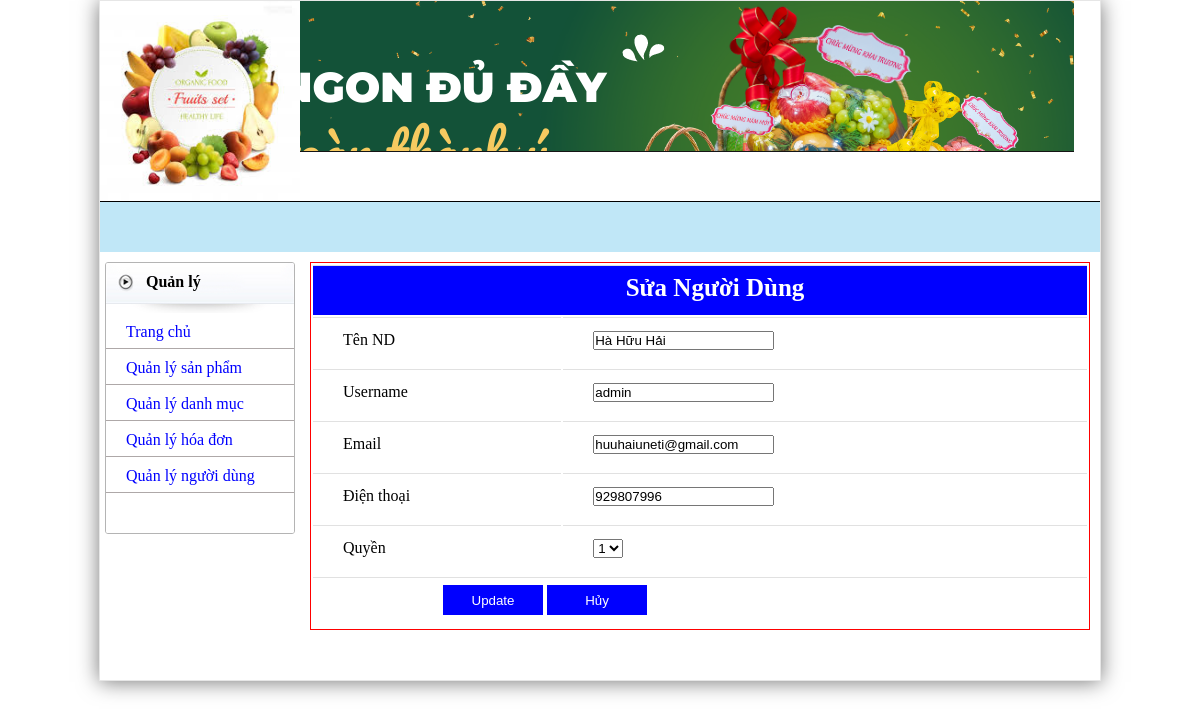
The app's page /admin/admin.php?admin=suand&idnd=5 with its own data.
### tables this page shows
CREATE TABLE `nguoidung` (
  `idnd` int(11) NOT NULL,
  `tennd` varchar(255) NOT NULL,
  `username` varchar(50) NOT NULL,
  `password` varchar(50) NOT NULL,
  `ngaysinh` date NOT NULL,
  `gioitinh` varchar(10) NOT NULL,
  `email` varchar(255) NOT NULL,
  `dienthoai` int(11) NOT NULL,
  `diachi` varchar(255) NOT NULL,
  `ngaydangky` date NOT NULL,
  `phanquyen` int(11) NOT NULL
);

### admin/sua_nguoidung.php (the view, shortened to what this page needs)
<link rel="stylesheet" href="css/them_sanpham.css">
<?php
		$idnd=$_GET['idnd'];
        $sql="select * from nguoidung where idnd='".$_GET['idnd']."'";
         $rows=mysqli_query($link,$sql);
         $row=mysqli_fetch_array($rows);
?>
<form action="update_nguoidung.php?idnd=<?php echo $idnd;?>" method="post" name="frm" onsubmit="return kiemtra()" enctype="multipart/form-data">
	<table>
			<tr class="tieude_themsp">
				<td colspan=2>Sửa Người Dùng </td>
			</tr>
    		<tr>
            	<td>Tên ND</td><td><input type="text" name="tennd" value="<?php echo $row['tennd'] ?>"/></td>
            </tr>
			<tr>
            	<td>Username</td><td><input type="text" name="user"  value="<?php echo $row['username'] ?>"/></td>
            </tr>
			<tr>
            	<td>Email</td><td><input type="text" name="email"  value="<?php echo $row['email'] ?>"/></td>
            </tr>
			<tr>
            	<td>Điện thoại</td><td><input type="text" name="dienthoai"  value="<?php echo $row['dienthoai'] ?>"/></td>
            </tr>
			<tr>
            	<td>Quyền</td><td>
					<select name="phanquyen">
								<option value="1" selected="selected"> 1 </option>
					</select>
				</td>
            </tr>
            <tr>
                <td colspan=2 class="input"> <input type="submit" name="update" value="Update" />
                <input type="reset" name="" value="Hủy" /></td>
            </tr>
        </table>
</form>

### admin/css/index.css (style rules this page uses)
* { margin:0; padding:0; }
table { margin: 0; padding: 0; text-indent:0; }
body { font-family:tahoma; }

### admin/css/them_sanpham.css (style rules this page uses)
tr td { border-top:1px solid #e1e1e1; width:30px; padding-bottom:5px; width:100px; text-indent:30px; height:50px; }
tr.tieude_themsp td { background:blue; color:white; text-align:center; font-size:25px; font-weight:bold;padding-top:none; }
tr td.input { padding-left:100px; }
tr td.input input { width:100px; height:30px; cursor:pointer; border:none; background:blue; color:white; }

### records on screen
nguoidung: tennd "Hà Hữu Hải", user "admin", email "huuhaiuneti@gmail.com", dienthoai "929807996"
